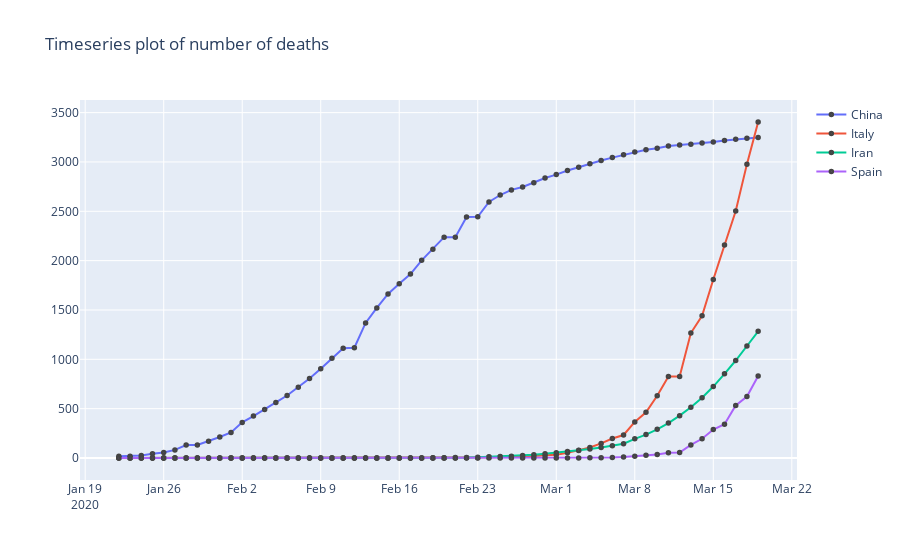

The notebook cell saved with this chart:
### Markdown cell above
- The COVID-19 cases strated increasing steeply from February.
- The cases started stabilising by March first week.
- At the same time the cases started increasing in other countries steaply.

### Code cell
fig = go.Figure()
for country in ['China',"Italy","Iran","Spain"]:
   

    fig.add_trace(go.Scatter(
        x=data[data['Country']==country]['Date'],
        y=data[data['Country']==country]['Deaths'],
        name = country, # Style name/legend entry with html tags
        connectgaps=True # override default to connect the gaps
    ))
fig.update_layout(title="Timeseries plot of number of deaths")    
fig.update_traces(mode='markers+lines', marker_line_width=2.5, marker_size=3)

fig.show()
